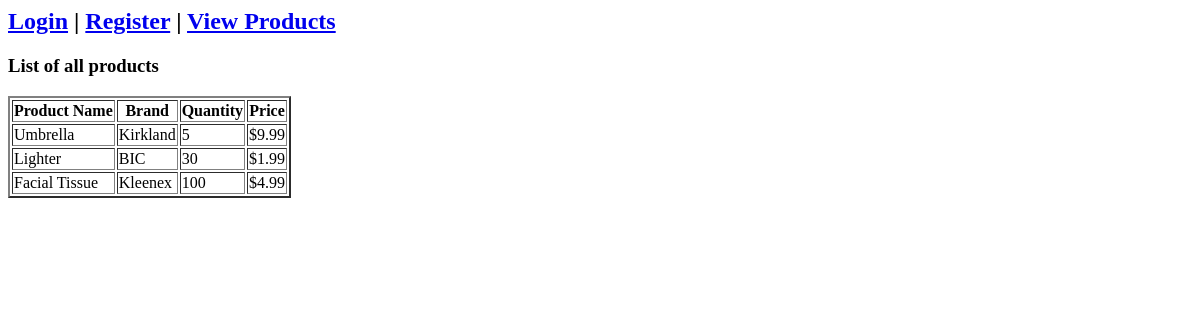
The page /viewproducts.php on the database as committed earlier.
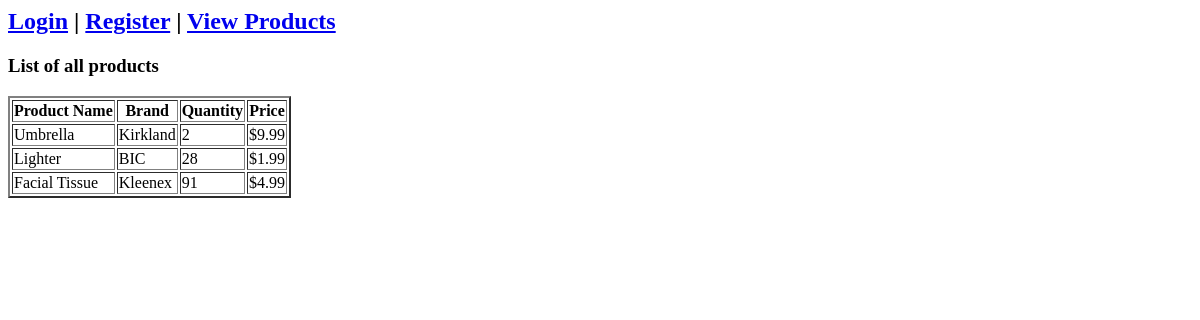
The same page on the database as committed later.
### tables this page shows
CREATE TABLE IF NOT EXISTS `product` (
  `productID` int(11) NOT NULL AUTO_INCREMENT,
  `name` varchar(50) NOT NULL,
  `quantity` int(11) NOT NULL,
  `price` varchar(10) NOT NULL,
  `brand` varchar(50) NOT NULL,
  `updatedAt` datetime NOT NULL,
  PRIMARY KEY (`productID`),
  KEY `quantity` (`quantity`)
);

### Web/viewproducts.php (the view, shortened to what this page needs)
<?php
	require_once("dbconnect.php");
	$query = "SELECT * FROM product";
	$result = mysqli_query($conn, $query);
?>
<!DOCTYPE html>
<html>
	<head>
	</head>
	<body>
		<?php require_once("navbar.php"); ?>
		<h3>List of all products</h3>
		<?php
			echo "
				<table border='2'>
					<thead>
						<tr>
							<th>Product Name</th>
							<th>Brand</th>
							<th>Quantity</th>
							<th>Price</th>";
			echo "
				</tr>
				</thead>
			";
			while($data = mysqli_fetch_array($result)) {
				$name = $data['name'];
				$brand = $data['brand'];
				$quantity = $data['quantity'];
				$price = $data['price'];
				echo "<tr><td>" . $name . "</td>";
				echo "<td>" . $brand . "</td>";
				echo "<td>" . $quantity . "</td>";
				echo "<td>$" . $price . "</td>";
				echo "</tr>";
			}
			echo "</table>";
		?>
	</body>
</html>

### Web/navbar.php (shortened to what this page needs)
<?php
	if (isset($_SESSION['username'])) {
		if ($_SESSION['role'] == 'U') {
			loggedInUser();
		}
		else {
			loggedInAdmin();
		}
	}
	else {
		notLoggedIn();
	}
	function notLoggedIn() {
		echo "
			<h2>
				<a href='login.php'>Login</a>
				 |
				<a href='register.php'>Register</a>
				 |
				<a href='viewproducts.php'>View Products</a>
			</h2>
		";
	}
?>

Rows that differ between the two databases and show on the page:
changed product "Umbrella": quantity "5" → "2"
changed product "Lighter": quantity "30" → "28"
changed product "Facial Tissue": quantity "100" → "91"
